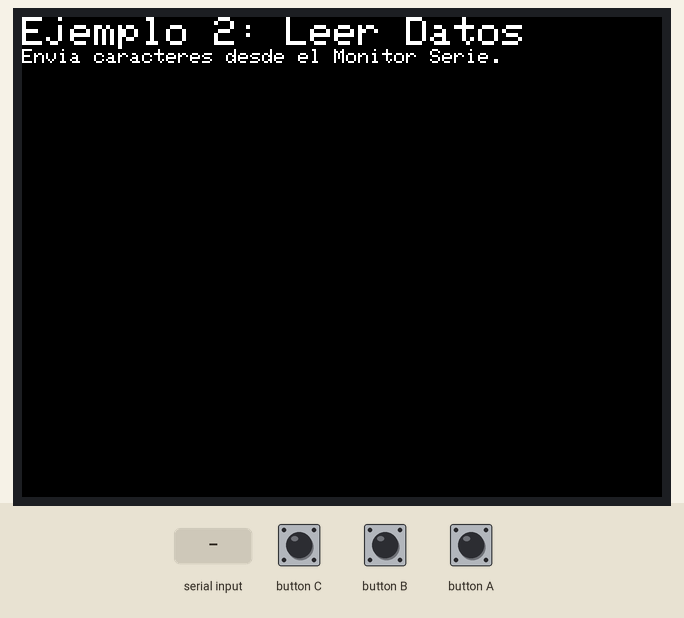
This sketch was run on a simulated ESP32. On the bench: 320×240 colour display. The test bench sets the inputs (shaded band). What the sketch prints to the serial monitor is not drawn.

Above: at 1.5 s.
1.6 s: byte 30 received over Serial
At 2.8 s:
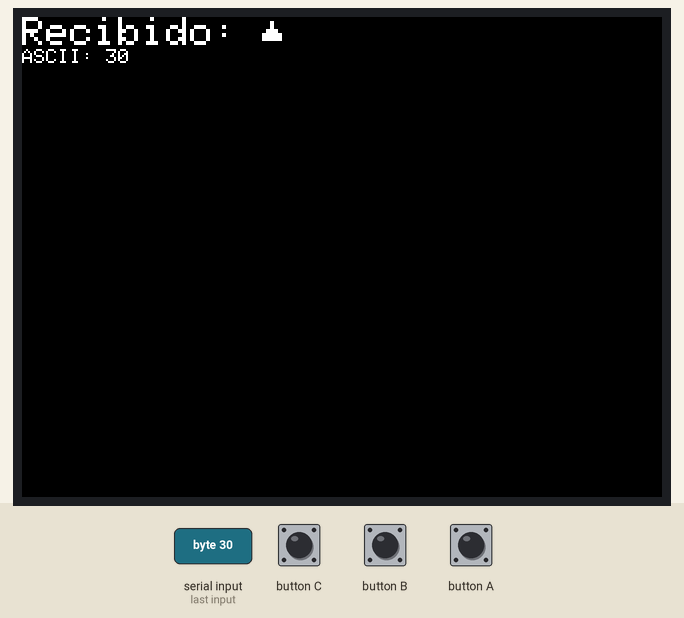
3.1 s: byte 90 received over Serial
At 4.1 s:
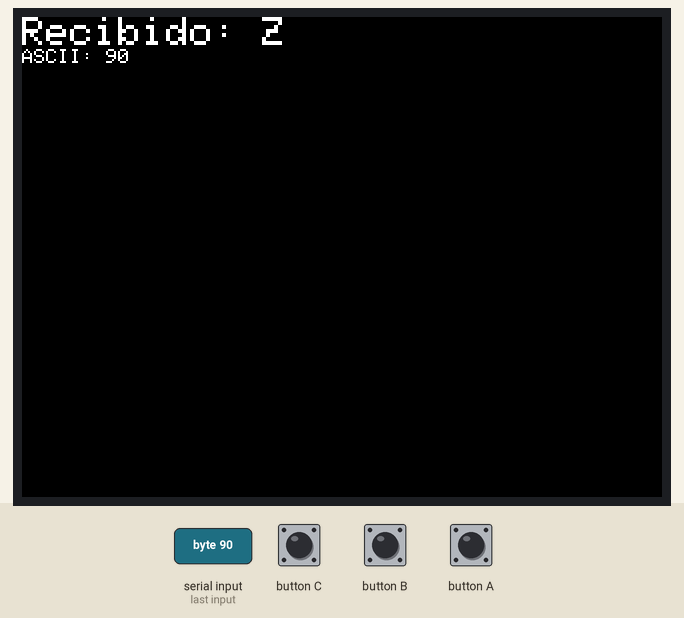
4.6 s: byte 120 received over Serial
At 5.3 s:
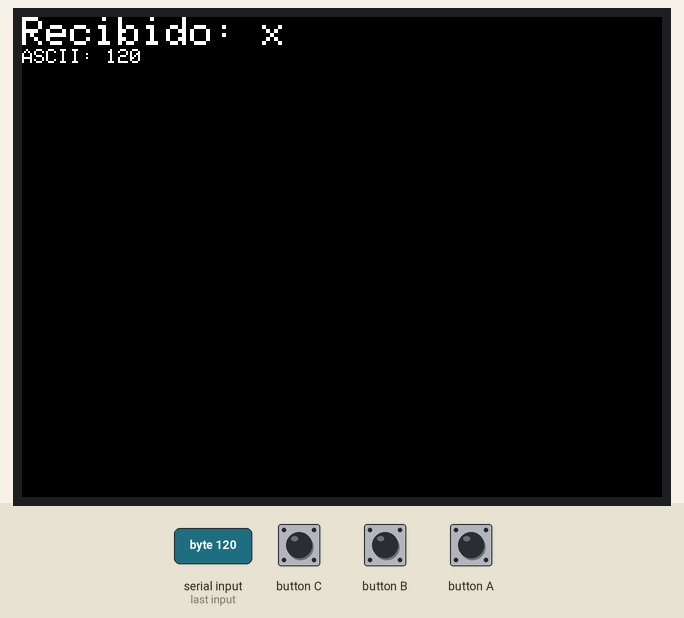
Timing chart, 0 to 7.6 s (numbered marks = the images above; inputs shaded):
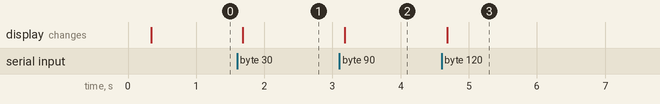

The sketch:

02_Reading_Data.ino
```cpp
// 2. Lectura de Datos del Puerto Serie (para M5Stack)
#include <M5Stack.h>

void setup() {
  // Primero, inicializa el M5Stack.
  M5.begin();

  // Inicia la comunicación serie a 115200 baudios.
  Serial.begin(115200);
  delay(100);

  // Muestra un mensaje en la pantalla del M5Stack
  M5.Lcd.fillScreen(BLACK);
  M5.Lcd.setCursor(0, 0);
  M5.Lcd.setTextSize(2);
  M5.Lcd.println("Ejemplo 2: Leer Datos");
  M5.Lcd.setTextSize(1);
  M5.Lcd.println("Envia caracteres desde el Monitor Serie.");

  Serial.println("Listo para recibir datos. Envia un caracter a la vez.");
}

void loop() {
  // Actualiza el estado del M5
  M5.update();

  // --- Comprobar si hay Datos Disponibles ---
  if (Serial.available() > 0) {

    // --- Leer un Byte a la Vez ---
    char incomingByte = Serial.read();

    // --- Mostrar los Datos Recibidos en el Monitor Serie---
    Serial.print("Caracter recibido: ");
    Serial.println(incomingByte);
    Serial.print("Codigo ASCII: ");
    Serial.println(incomingByte, DEC);
    Serial.println("---");

    // --- Mostrar los Datos Recibidos en la pantalla del M5Stack ---
    M5.Lcd.fillScreen(BLACK);
    M5.Lcd.setCursor(0, 0);
    M5.Lcd.setTextSize(2);
    M5.Lcd.print("Recibido: ");
    M5.Lcd.println(incomingByte);
    M5.Lcd.setTextSize(1);
    M5.Lcd.print("ASCII: ");
    M5.Lcd.println(incomingByte, DEC);
  }
}
```

Measured:
- after the input at 1.6 s, the display: changes after 0.08 s (image 1)
- after the input at 3.1 s, the display: changes after 0.08 s (image 2)
- after the input at 4.6 s, the display: changes after 0.08 s (image 3)
